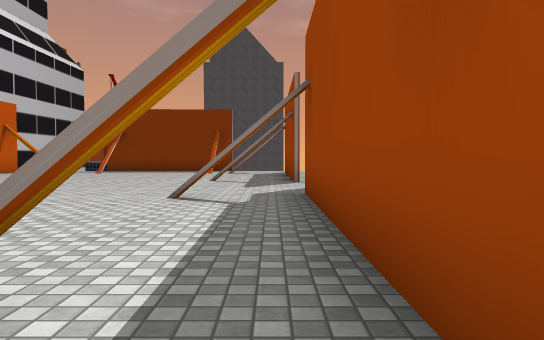
View 1 (above)

12 first-person views from a walk through a scene from a Unity 3-D project. The camera is 1.2 m above the floor, tilts 2° down and sees 70° across. The floor is counted in squares, 2 m on a side. Each view is taken from the middle of a square. On the plan, view 1 faces up. The plan holds only what a view shows up to about 11 squares ahead; the rest is blank. The place goes on beyond the plan. Some surface patterns are stand-ins.

View 2
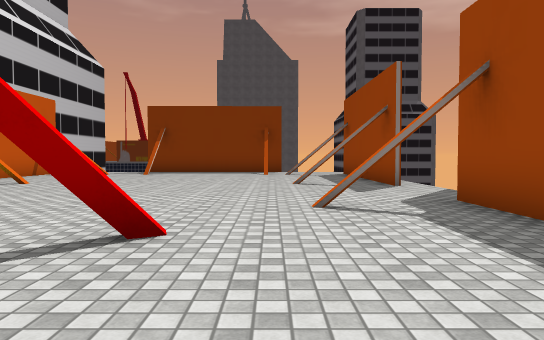

View 3
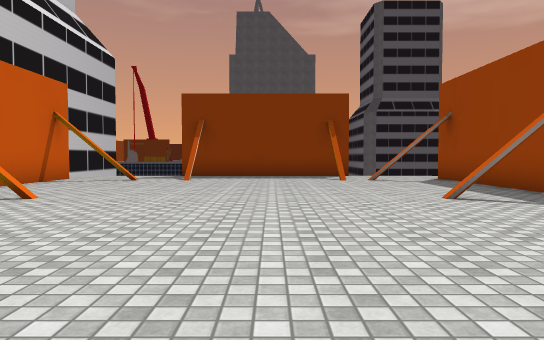

View 4
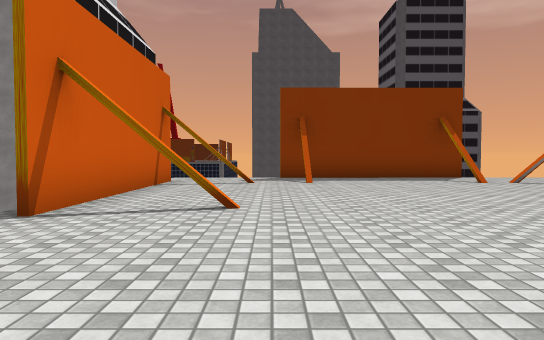

View 5
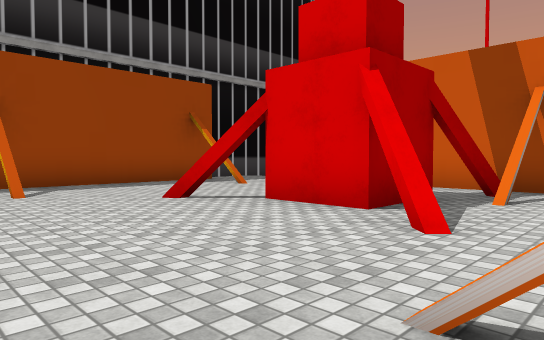

View 6
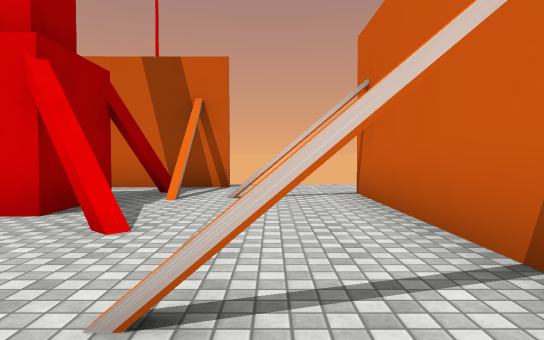

View 7
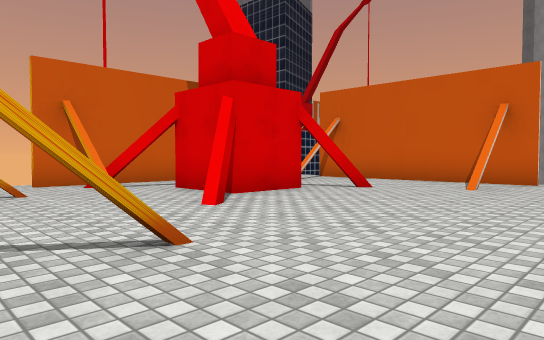

View 8
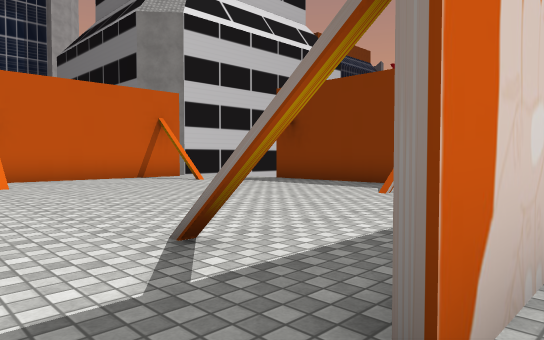

View 9
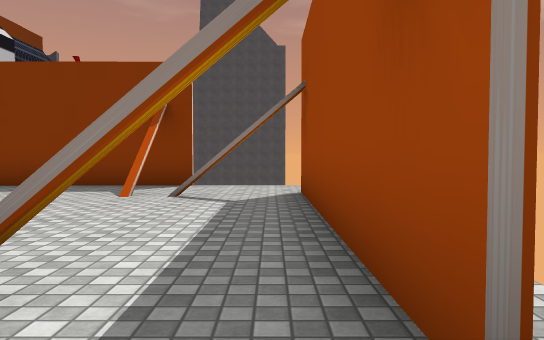

View 10
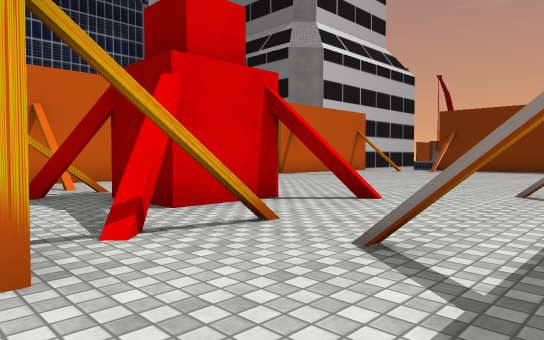

View 11
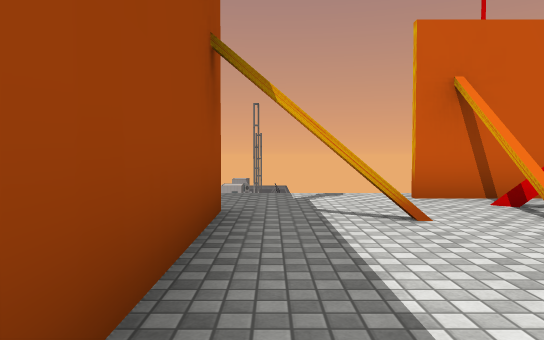

View 12
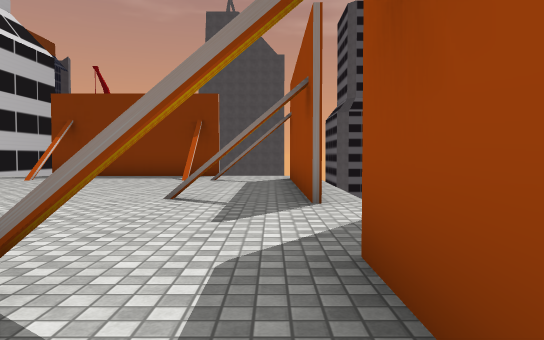

### Floor plan
Points are (right, up) in squares from view 1. A wall is a line through its corners. A room is listed if a view was taken in it or the views show most of it. See-through windows are left out.
Room 1 (views 1, 2, 3, 4, 5, 6, 7, 8, 9, 10, 11, 12)
walls: (-0.9, 5.7) (-0.3, 5.7); (-0.3, 9.5) (-0.8, 9.5); (-2.8, 3.8) (-3.7, 3.2); (-0.3, 5.6) (-0.9, 5.6); (0.5, 8.8) (0.5, 14.6); (-3.9, 3.4) (-2.9, 4); (-3.3, 3.4) (-3.5, 3.8); (-6.7, 4.1) (-5.7, 3.1) (-4, 3.1) (-4, 1.3); (-8.5, 5.7) (-8, 5.7); (-9.4, 6.1) (-9.4, 1.6); (-0.3, 13.8) (-1.2, 13.8); (-3.6, 1.1) (-2.9, 0.4); (-5.7, 1.2) (-5.7, 3.1); (-8.1, 13.7) (-8.6, 13.7); (-2.6, 1) (-2.6, 0.4); (-2.1, 14.9) (-2.1, 13.8); (-0.8, 1.4) (-0.3, 1.4); (-0.3, 1.3) (-1.4, 1.3); (-6.4, 0.5) (-5.9, 1.2); (-8.5, 1.4) (-8, 1.4); (-1.6, 16) (-6.8, 16); (-9.5, 14.5) (-9.4, 8.9); (0.6, 0.7) (0.5, 6.3)
ways out: opening at (-3, 0) to room 2; opening at (-9, 1); gap at (-7, 1)
Room 2 (no view inside)
walls: (-4, 1.3) (-4.4, 1.3); (-5.4, -0.6) (-2, -0.5); (-4.8, 1.3) (-5.6, 1.2) (-6.1, 0.5); (-6.5, 1.5) (-6.5, 0.4)
ways out: opening at (-3, 0) to room 1; opening at (-6, 0)

Positions as (right, up) in squares from view 1, and headings:
1: (0, 0), facing up
2: (-2, 1), facing up
3: (-4, 4), facing up
4: (-7, 5), facing up
5: (-8, 7), facing down-right
6: (-8, 7), facing down
7: (0, 8), facing down-left
8: (1, 8), facing up-left
9: (0, 8), facing up
10: (0, -1), facing up-left
11: (0, 5), facing down
12: (0, 4), facing up
